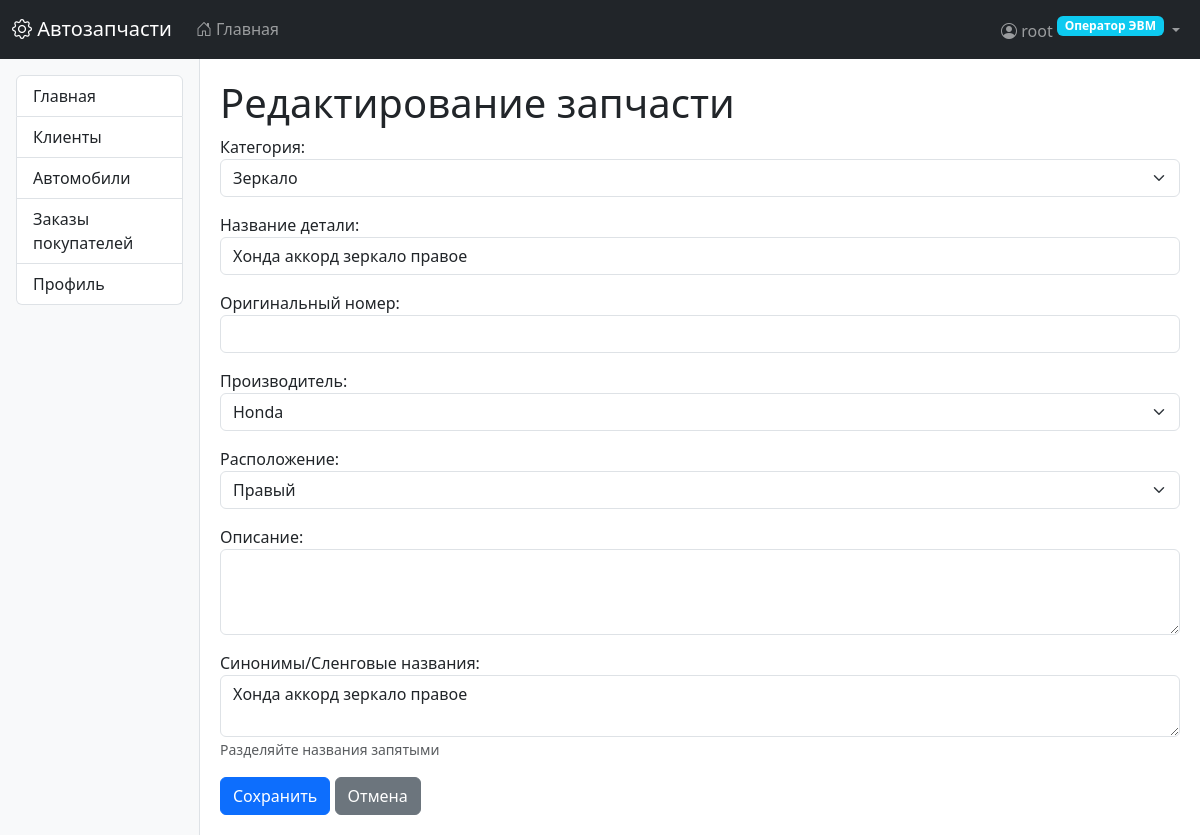
/parts/parts/1/update/ (signed in), run on the app's committed database.
### users/models.py (models this page shows, shortened)
class CustomUser(AbstractUser):
    class Role(models.TextChoices):
        OPERATOR = 'operator', _('Оператор ЭВМ')
        PARTS_MANAGER = 'parts_manager', _('Менеджер по деталям')
        ORDERS_MANAGER = 'orders_manager', _('Менеджер по заказам')
        SUPPLY_MANAGER = 'supply_manager', _('Менеджер по поставкам')
        STOREKEEPER = 'storekeeper', _('Кладовщик')
        DELIVERY_MANAGER = 'delivery_manager', _('Начальник службы доставки')
        DRIVER = 'driver', _('Водитель службы доставки')
    role = models.CharField(
        max_length=20,
        choices=Role.choices,
        default=Role.OPERATOR,
        verbose_name=_('Роль')
    )
    phone = models.CharField(max_length=20, blank=True, null=True, verbose_name=_('Телефон'))
    address = models.TextField(blank=True, null=True, verbose_name=_('Адрес'))
    delivery_preference = models.BooleanField(
        default=False,
        verbose_name=_('Требуется доставка')
    )
    groups = models.ManyToManyField(
        Group,
        verbose_name=_('Группы'),
        blank=True,
        related_name="custom_user_set",
        related_query_name="custom_user",
    )
    user_permissions = models.ManyToManyField(
        Permission,
        verbose_name=_('Права пользователя'),
        blank=True,
        related_name="custom_user_set",
        related_query_name="custom_user",
    )
    class Meta:
        verbose_name = _('Пользователь')
        verbose_name_plural = _('Пользователи')

### parts/models.py (models this page shows, shortened)
class Part(models.Model):
    LOCATION_CHOICES = [
        ('left', 'Левый'),
        ('right', 'Правый'),
        ('front', 'Передний'),
        ('rear', 'Задний'),
        ('1', '1-й'),
        ('2', '2-й'),
        ('3', '3-й'),
        ('4', '4-й'),
    ]
    category = models.ForeignKey(
        PartCategory,
        on_delete=models.CASCADE,
        related_name='parts',
        verbose_name='Категория'
    )
    name = models.CharField('Название детали', max_length=200)
    original_number = models.CharField('Оригинальный номер', max_length=50, blank=True)
    manufacturer = models.ForeignKey(
        Manufacturer,
        on_delete=models.CASCADE,
        related_name='parts',
        verbose_name='Производитель'
    )
    location = models.CharField(
        'Расположение',
        max_length=20,
        choices=LOCATION_CHOICES,
        blank=True
    )
    description = models.TextField('Описание', blank=True)
    synonyms = models.TextField(
        'Синонимы/Сленговые названия',
        blank=True,
        help_text='Разделяйте названия запятыми'
    )
    class Meta:
        verbose_name = 'Запчасть'
        verbose_name_plural = 'Запчасти'
        unique_together = [['name', 'manufacturer', 'location']]

### parts/views.py (the view)
# urls.py: path('parts/<int:pk>/update/', views.PartUpdateView.as_view(), name='part_update'),
class PartUpdateView(LoginRequiredMixin, RoleRequiredMixin, UpdateView):
    model = Part
    form_class = PartForm
    template_name = 'parts/part_form.html'
    success_url = reverse_lazy('part_list')
    allowed_roles = ['parts_manager']

### parts/forms.py
class PartForm(forms.ModelForm):
    class Meta:
        model = Part
        fields = ['category', 'name', 'original_number', 'manufacturer', 'location', 'description', 'synonyms']
        widgets = {
            'category': forms.Select(attrs={'class': 'form-select'}),
            'name': forms.TextInput(attrs={'class': 'form-control'}),
            'original_number': forms.TextInput(attrs={'class': 'form-control'}),
            'manufacturer': forms.Select(attrs={'class': 'form-select'}),
            'location': forms.Select(attrs={'class': 'form-select'}),
            'description': forms.Textarea(attrs={'class': 'form-control', 'rows': 3}),
            'synonyms': forms.Textarea(attrs={'class': 'form-control', 'rows': 2}),
        }

### core/mixins.py (called while the page is built)
    def test_func(self):
        if not self.request.user.is_authenticated:
            return False
        if self.request.user.is_superuser:
            return True
        if self.request.user.role in self.allowed_roles:
            return True
        raise PermissionDenied("У вас нет прав для доступа к этой странице")

### parts/models.py (called while the page is built)
    def __str__(self):
        return self.name

    def __str__(self):
        return self.name

### templates/parts/part_form.html (shortened to what this page needs)
{% extends "base.html" %}
{% block content %}
<h1>{% if object %}Редактирование запчасти{% else %}Добавление новой запчасти{% endif %}</h1>
<form method="post">
    <div class="mb-3">
        {{ form.category.label_tag }}
        {{ form.category }}
    </div>
    <div class="mb-3">
        {{ form.name.label_tag }}
        {{ form.name }}
    </div>
    <div class="mb-3">
        {{ form.original_number.label_tag }}
        {{ form.original_number }}
    </div>
    <div class="mb-3">
        {{ form.manufacturer.label_tag }}
        {{ form.manufacturer }}
    </div>
    <div class="mb-3">
        {{ form.location.label_tag }}
        {{ form.location }}
    </div>
    <div class="mb-3">
        {{ form.description.label_tag }}
        {{ form.description }}
    </div>
    <div class="mb-3">
        {{ form.synonyms.label_tag }}
        {{ form.synonyms }}
        <small class="form-text text-muted">Разделяйте названия запятыми</small>
    </div>
    <button type="submit" class="btn btn-primary">Сохранить</button>
    <a href="{% url 'part_list' %}" class="btn btn-secondary">Отмена</a>
</form>
{% endblock %}

### templates/base.html (shortened to what this page needs)
<!DOCTYPE html>
<html lang="ru">
<head>
    <link href="https://cdn.jsdelivr.net/npm/bootstrap@5.3.0/dist/css/bootstrap.min.css" rel="stylesheet">
    <link rel="stylesheet" href="https://cdn.jsdelivr.net/npm/bootstrap-icons@1.10.0/font/bootstrap-icons.css">
</head>
<body>
    <nav class="navbar navbar-expand-lg navbar-dark bg-dark">
        <div class="container-fluid">
            <a class="navbar-brand" href="{% url 'home' %}">
                <i class="bi bi-gear"></i> Автозапчасти
            </a>
            <div class="collapse navbar-collapse" id="navbarMain">
                <ul class="navbar-nav me-auto">
                    <li class="nav-item">
                        <a class="nav-link" href="{% url 'home' %}">
                            <i class="bi bi-house-door"></i> Главная
                        </a>
                    </li>
                </ul>
                <ul class="navbar-nav ms-auto">
                    {% if user.is_authenticated %}
                    <li class="nav-item dropdown">
                        <a class="nav-link dropdown-toggle" href="#" role="button" data-bs-toggle="dropdown">
                            <i class="bi bi-person-circle"></i>
                            {{ user.get_full_name|default:user.username }}
                            <span class="badge bg-info role-badge">{{ user.get_role_display }}</span>
                        </a>
                    </li>
                    {% else %}
                    <li class="nav-item">
                        <a class="nav-link" href="{% url 'login' %}">
                            <i class="bi bi-box-arrow-in-right"></i> Войти
                        </a>
                    </li>
                    {% endif %}
                </ul>
            </div>
        </div>
    </nav>
    <div class="container-fluid">
        <div class="row">
            {% if user.is_authenticated %}
            <div class="col-md-2 sidebar p-3">
                <div class="list-group">
                    {% for item in menu_items %}
                    <a href="{{ item.url }}" class="list-group-item list-group-item-action">
                        {{ item.title }}
                    </a>
                    {% endfor %}
                </div>
            </div>
            <div class="col-md-10 main-content">
            {% else %}
            <div class="col-12 main-content">
            {% endif %}
                {% block content %}{% endblock %}
            </div>
        </div>
    </div>
</body>
</html>

### templates/base.html (style rules this page uses)
.sidebar { min-height: calc(100vh - 56px); background-color: #f8f9fa; border-right: 1px solid #dee2e6; }
.main-content { padding: 20px; }
.role-badge { font-size: 0.75rem; vertical-align: super; }

### data on the page
CustomUser: get_full_name "root", role "Оператор ЭВМ"
Part: category "Зеркало", name "Хонда аккорд зеркало правое", manufacturer "Honda", location "Правый", synonyms "Хонда аккорд зеркало правое"

### other printed values
{{ item.title }} "Главная" "Клиенты" "Автомобили" "Заказы покупателей" "Профиль"
